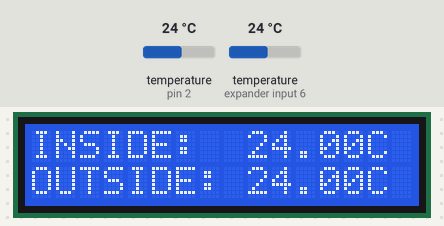
Recording of a sketch running on a simulated Arduino Uno, built with avr-gcc and run on an emulated ATmega328P. On the bench: 16×2 character LCD. The test bench sets the inputs (shaded band); at power-on: temperature (sensors on pin 2, expander input 6) 24 °C.

Above: at 1.2 s.
1.3 s: temperature (sensor on pin 2) set to 12 °C
At 3.4 s:
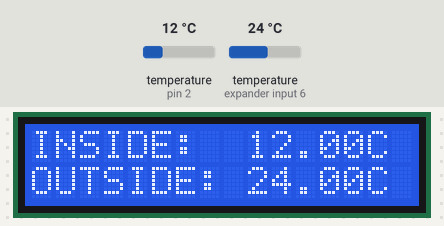
4.2 s: temperature (sensor on expander input 6) set to 12 °C
At 5.2 s:
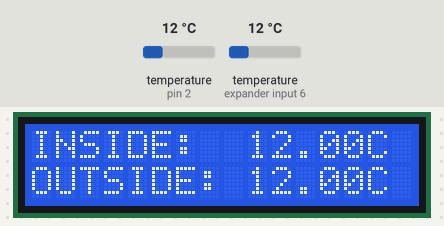
6.7 s: temperature (sensor on pin 2) set to 19 °C
At 9.0 s:
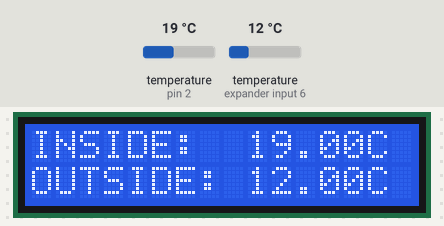
9.6 s: temperature (sensor on expander input 6) set to 19 °C
At 10.9 s:
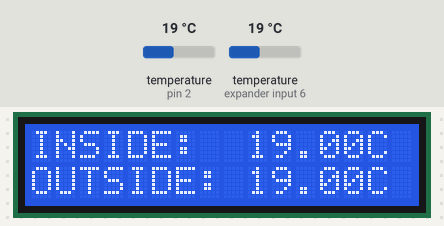
12.1 s: temperature (sensor on pin 2) set to 28 °C
At 14.6 s:
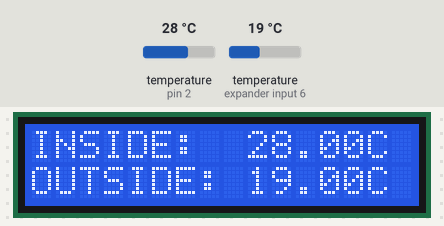
15.0 s: temperature (sensor on expander input 6) set to 28 °C
At 16.5 s:
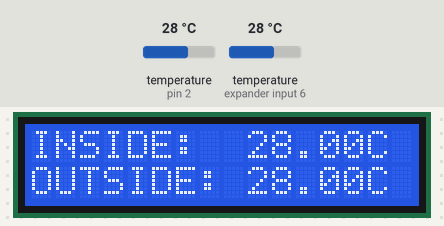
Timing chart, 0 to 18.0 s (numbered marks = the images above; inputs shaded):
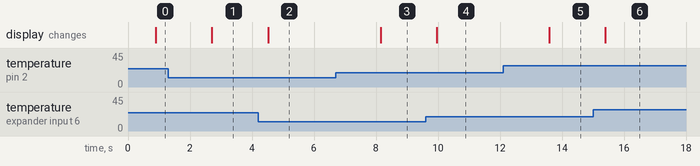

Measured:
- after the input at 1.3 s, the display: changes after 1.4 s (image 1)
- after the input at 4.2 s, the display: changes after 0.32 s (image 2)
- after the input at 6.7 s, the display: changes after 1.4 s (image 3)
- after the input at 9.6 s, the display: changes after 0.36 s (image 4)
- after the input at 12.1 s, the display: changes after 1.5 s (image 5)
- after the input at 15.0 s, the display: changes after 0.40 s (image 6)

The sketch:

temperature_comparison_on_lcd.ino
```cpp
//these are the libraries you need for this program
#include <OneWire.h>
#include <DallasTemperature.h>
#include <LiquidCrystal_I2C.h>
#include <Wire.h>


//this is the port were you plug in the data wire
#define ONE_WIRE_BUS 2


//thhese are the necessary Setups that the libaries need
OneWire oneWire(ONE_WIRE_BUS);
DallasTemperature sensors(&oneWire);
LiquidCrystal_I2C lcd(0x27, 16, 2);

//these are the addresses of my sensory you need to change them fitting to yours
uint8_t sensor1[8] = { 0x28, 0x96, 0x1C, 0x29, 0x00, 0x00, 0x80, 0x2F };
uint8_t sensor2[8] = { 0x28, 0x1D, 0x50, 0x40, 0x0D, 0x00, 0x00, 0x6A };


void setup(void)
{
  sensors.begin();
  lcd.begin();
  lcd.backlight();
}

void loop(void)
{
  sensors.requestTemperatures();


  //the printing of the 2 sensor names
  lcd.setCursor(0, 0);
  lcd.print("INSIDE:  ");
  printTemperature(sensor1);

  lcd.setCursor(0, 1);
  lcd.print("OUTSIDE: ");
  printTemperature(sensor2);

  delay(1000);
}

void printTemperature(DeviceAddress deviceAddress)
{
  //the printing of the 2 sensor temperatures
  float tempC = sensors.getTempC(deviceAddress);
  lcd.print(tempC);
  lcd.println("C  ");
}
```
